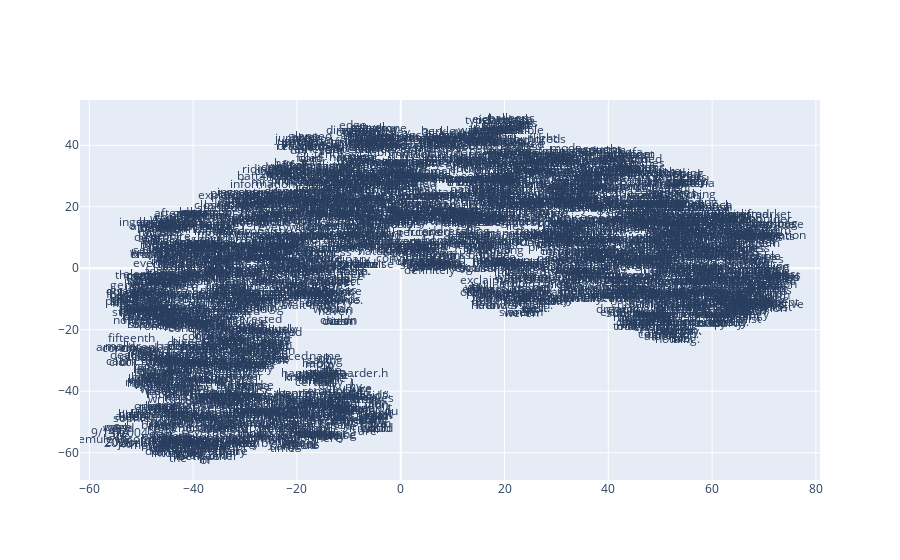

Source (notebook cell):
### Code cell
def plot_with_plotly(x_vals, y_vals, labels, plot_in_notebook=True):
    from plotly.offline import init_notebook_mode, iplot, plot
    import plotly.graph_objs as go

    trace = go.Scatter(x=x_vals, y=y_vals, mode='text', text=labels)
    data = [trace]

    if plot_in_notebook:
        init_notebook_mode(connected=True)
        iplot(data, filename='word-embedding-plot')
    else:
        plot(data, filename='word-embedding-plot.html')


def plot_with_matplotlib(x_vals, y_vals, labels):
    import matplotlib.pyplot as plt
    import random

    random.seed(0)

    plt.figure(figsize=(12, 12))
    plt.scatter(x_vals, y_vals)

    #
    # Label randomly subsampled 25 data points
    #
    indices = list(range(len(labels)))
    selected_indices = random.sample(indices, 25)
    for i in selected_indices:
        plt.annotate(labels[i], (x_vals[i], y_vals[i]))

try:
    get_ipython()
except Exception:
    plot_function = plot_with_matplotlib
else:
    plot_function = plot_with_plotly

plot_function(x_vals, y_vals, labels)

### Figure 1 — Plotly figure (JSON) as saved in the notebook; plotly's stock layout.template omitted (floating-point values rounded to 4 significant figures; data arrays with more than 128 entries replaced by an {"elided": "..."} marker saying what was removed)
{"data": [{"mode": "text", "text": {"elided": "2901 str values"}, "type": "scatter", "x": {"elided": "2901 float values"}, "y": {"elided": "2901 float values"}}], "layout": {}}
